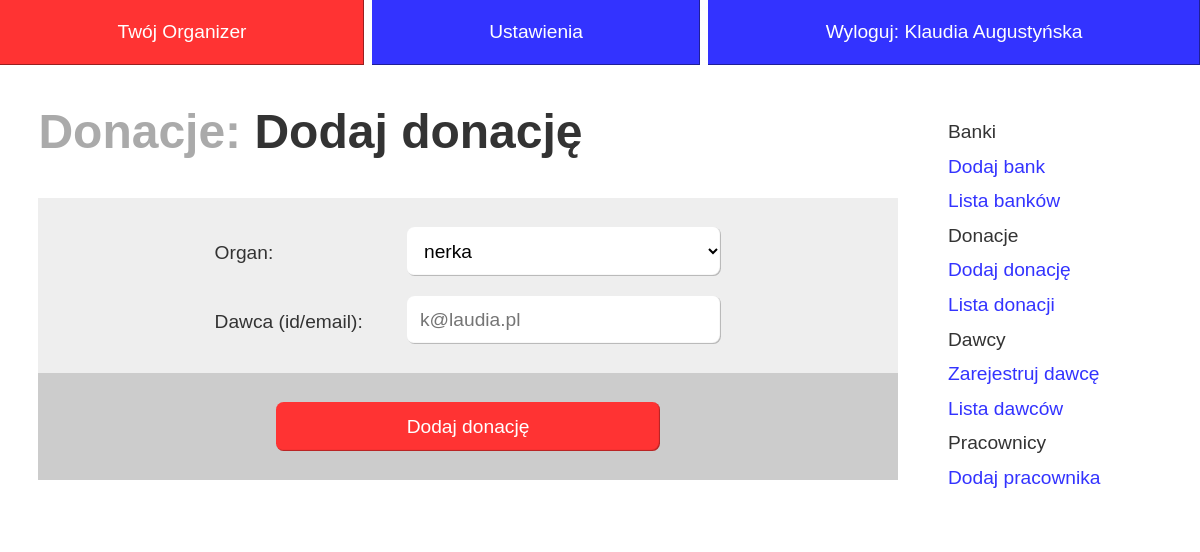
Screenshot of /index.php?org=donacje&metoda=dodaj (signed in) with the database file from the repository.
### tables this page shows
CREATE TABLE IF NOT EXISTS `menu` (
  `id` int(11) NOT NULL AUTO_INCREMENT,
  `parent_id` int(11) NOT NULL DEFAULT '0',
  `typ` int(11) NOT NULL,
  `naglowek` tinyint(1) NOT NULL DEFAULT '1',
  `opcja_id` int(11) DEFAULT NULL,
  `adres` varchar(200) DEFAULT NULL,
  `etykieta` varchar(100) NOT NULL,
  PRIMARY KEY (`id`),
  UNIQUE KEY `opcja_id` (`opcja_id`)
);

### src/organy.php (called while the page is built, shortened)
<?php
class Organy {
	static public function GetAll() {
		global $mysqli;
		$result = $mysqli->query("
			SELECT *
			FROM organy
		");
		if ($result->num_rows > 0) {
			$tablica  = array();
			while ($row = $result->fetch_assoc()) {
				$result2 = $mysqli->query("
					SELECT COUNT(*)
					FROM donacje
					WHERE organ_id = $row[id]
				");
				$row['ilosc'] = $result2->fetch_array()[0];
				$tablica[] = $row;
			}
			return $tablica;
		}
		return NULL;
	}
}
?>

### pages/org/donacje-dodaj.php (the view, shortened to what this page needs)
<article>
	<h1><i>Donacje:</i> Dodaj donację</h1>
<?php
include_once("src/organy.php");
?>
	<form method="post" action="" class="form">
		<fieldset>
			<div>
				<label for="organ">
					Organ:
				</label>
					<select name="organ" id="organ">
					<?php
						$organy = Organy::GetAll();
						foreach ($organy as $o)
							print '<option value="' . $o['id'] . '">' . $o['nazwa'] . '</option>';
					?>
					</select>
			</div>
			<div>
				<label for="dawca">
					Dawca (id/email):
				</label>
					<input type="text" name="dawca" id="dawca" placeholder="k@laudia.pl" />
			</div>
		</fieldset>
		<div class="button">
		<input type="submit" name="dodajdonacje" value="Dodaj donację" />
		</div>
	</form>
</article>

### src/menu.php (shortened to what this page needs)
<?php
class Menu {
	static public function Generuj($user, $typ, $parent = 0) {
		global $mysqli;
		$result = $mysqli->query("
			SELECT *
			FROM menu
			WHERE
				parent_id = $parent
				AND typ = $typ
		");
		if ($result->num_rows > 0) {
			$tablica  = array();
			while ($row = $result->fetch_assoc()) {
				if ($row['naglowek'] == 0) {
					if (!Uzytkownicy::SprawdzOpcje($user, $row['opcja_id']))
						continue;
					print "<li><a href=\"$row[adres]\">$row[etykieta]</a></li>";
				}
				else
					print "<li>$row[etykieta] ";
				self::Generuj($user, $typ, $row['id']);
				print "</li>";
			}
			return $tablica;
		}
	}
}
?>

### style.css (style rules this page uses)
* { margin:0; padding:0 }
a { text-decoration:none }
html { font-family: sans-serif; font-size: 1.2em; line-height: 1.8em;color:#333;overflow-y:scroll }
#content article { display:block;padding:2em; padding-top:0 }
#content h1 { font-size: 2.5em; margin-bottom:1em }
#content h1 i { font-style:normal; color: #aaa; }
#content a { color:#3333ff; }
.form { border:0;background: #eee; }
.form fieldset { border:0;text-align:left;padding:1.5em;margin:auto;width:26.4em }
.form fieldset > div { margin-bottom:1em; }
.form fieldset > div:last-child { margin:0 }
.form fieldset > div::after { content:" ";display:block;clear:both }
.form input[type=text],.form select,.form input[type=email],.form input[type=password] { background:#fff; border:0; font-size: 1em; padding: .7em;width:15em;float:left;box-shadow:inset -1px -1px 1px rgba(0,0,0,.3);border-radius:.4em }
.form select { width:16.4em }
.form fieldset > div > label,.form .label { width:10em;float:left;padding-top:.5em }
.form input[type=submit] , .submit { background:#ff3333;color:#fff;border:0; font-size: 1em; padding: .7em;margin:auto;width:20em;cursor:pointer; box-shadow:inset -1px -1px 1px rgba(0,0,0,.3);border-radius:.4em }
.form .button { padding:1.5em;background:#ccc;text-align:center }
.menu3 li { list-style:none }

### rows the page displays
menu: etykieta "Banki"
menu: etykieta "Dodaj bank"
menu: etykieta "Lista banków"
menu: etykieta "Donacje"
menu: etykieta "Dodaj donację"
menu: etykieta "Lista donacji"
menu: etykieta "Dawcy"
menu: etykieta "Zarejestruj dawcę"
menu: etykieta "Lista dawców"
menu: etykieta "Pracownicy"
menu: etykieta "Dodaj pracownika"

### other values shown
$_SESSION['user']->imie "Klaudia"
$_SESSION['user']->nazwisko "Augustyńska"
form field organ "nerka"
